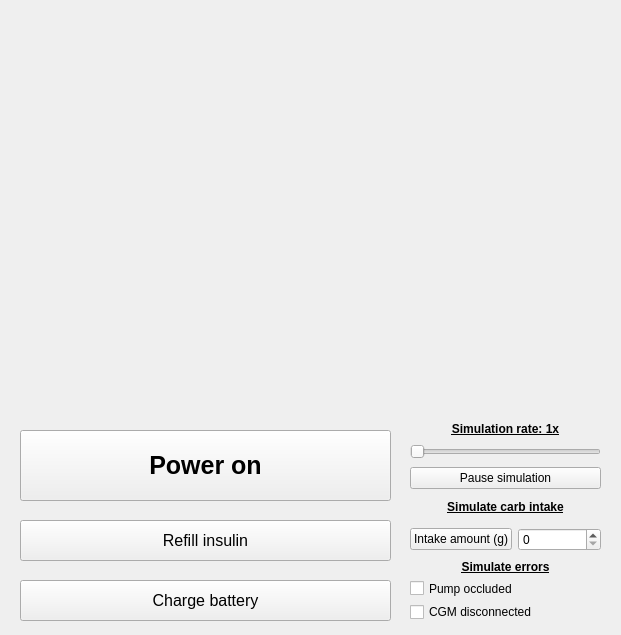
<?xml version="1.0" encoding="UTF-8"?>
<ui version="4.0">
 <class>Device</class>
 <widget class="QMainWindow" name="Device">
  <property name="geometry">
   <rect>
    <x>0</x>
    <y>0</y>
    <width>621</width>
    <height>635</height>
   </rect>
  </property>
  <property name="windowTitle">
   <string>T-Slim insulin pump</string>
  </property>
  <property name="autoFillBackground">
   <bool>true</bool>
  </property>
  <property name="styleSheet">
   <string notr="true"/>
  </property>
  <widget class="QWidget" name="centralwidget">
   <widget class="QWidget" name="uiWidget" native="true">
    <property name="geometry">
     <rect>
      <x>10</x>
      <y>10</y>
      <width>600</width>
      <height>400</height>
     </rect>
    </property>
   </widget>
   <widget class="QPushButton" name="powerButton">
    <property name="geometry">
     <rect>
      <x>20</x>
      <y>430</y>
      <width>371</width>
      <height>71</height>
     </rect>
    </property>
    <property name="sizePolicy">
     <sizepolicy hsizetype="Minimum" vsizetype="MinimumExpanding">
      <horstretch>0</horstretch>
      <verstretch>0</verstretch>
     </sizepolicy>
    </property>
    <property name="font">
     <font>
      <pointsize>19</pointsize>
      <weight>75</weight>
      <bold>true</bold>
     </font>
    </property>
    <property name="text">
     <string>Power on</string>
    </property>
   </widget>
   <widget class="QWidget" name="verticalLayoutWidget">
    <property name="geometry">
     <rect>
      <x>410</x>
      <y>560</y>
      <width>191</width>
      <height>61</height>
     </rect>
    </property>
    <layout class="QVBoxLayout" name="verticalLayout">
     <item>
      <widget class="QLabel" name="label">
       <property name="sizePolicy">
        <sizepolicy hsizetype="Preferred" vsizetype="Fixed">
         <horstretch>0</horstretch>
         <verstretch>0</verstretch>
        </sizepolicy>
       </property>
       <property name="font">
        <font>
         <weight>75</weight>
         <bold>true</bold>
         <underline>true</underline>
        </font>
       </property>
       <property name="text">
        <string>Simulate errors</string>
       </property>
       <property name="alignment">
        <set>Qt::AlignHCenter|Qt::AlignTop</set>
       </property>
      </widget>
     </item>
     <item>
      <widget class="QCheckBox" name="pumpErrorBox">
       <property name="text">
        <string>Pump occluded</string>
       </property>
      </widget>
     </item>
     <item>
      <widget class="QCheckBox" name="cgmErrorBox">
       <property name="text">
        <string>CGM disconnected</string>
       </property>
      </widget>
     </item>
    </layout>
   </widget>
   <widget class="QWidget" name="verticalLayoutWidget_2">
    <property name="geometry">
     <rect>
      <x>410</x>
      <y>420</y>
      <width>191</width>
      <height>71</height>
     </rect>
    </property>
    <layout class="QVBoxLayout" name="verticalLayout_2">
     <item>
      <widget class="QLabel" name="simRateLabel">
       <property name="sizePolicy">
        <sizepolicy hsizetype="Preferred" vsizetype="Fixed">
         <horstretch>0</horstretch>
         <verstretch>0</verstretch>
        </sizepolicy>
       </property>
       <property name="font">
        <font>
         <weight>75</weight>
         <bold>true</bold>
         <underline>true</underline>
        </font>
       </property>
       <property name="text">
        <string>Simulation rate: 1x</string>
       </property>
       <property name="alignment">
        <set>Qt::AlignHCenter|Qt::AlignTop</set>
       </property>
      </widget>
     </item>
     <item>
      <widget class="QSlider" name="simRateSlider">
       <property name="minimum">
        <number>1</number>
       </property>
       <property name="maximum">
        <number>10</number>
       </property>
       <property name="orientation">
        <enum>Qt::Horizontal</enum>
       </property>
      </widget>
     </item>
     <item>
      <widget class="QPushButton" name="pauseButton">
       <property name="text">
        <string>Pause simulation</string>
       </property>
      </widget>
     </item>
    </layout>
   </widget>
   <widget class="QPushButton" name="refillInsulinButton">
    <property name="geometry">
     <rect>
      <x>20</x>
      <y>520</y>
      <width>371</width>
      <height>41</height>
     </rect>
    </property>
    <property name="sizePolicy">
     <sizepolicy hsizetype="Minimum" vsizetype="MinimumExpanding">
      <horstretch>0</horstretch>
      <verstretch>0</verstretch>
     </sizepolicy>
    </property>
    <property name="font">
     <font>
      <pointsize>12</pointsize>
      <weight>50</weight>
      <bold>false</bold>
     </font>
    </property>
    <property name="text">
     <string>Refill insulin</string>
    </property>
   </widget>
   <widget class="QPushButton" name="chargeBatteryButton">
    <property name="geometry">
     <rect>
      <x>20</x>
      <y>580</y>
      <width>371</width>
      <height>41</height>
     </rect>
    </property>
    <property name="sizePolicy">
     <sizepolicy hsizetype="Minimum" vsizetype="MinimumExpanding">
      <horstretch>0</horstretch>
      <verstretch>0</verstretch>
     </sizepolicy>
    </property>
    <property name="font">
     <font>
      <pointsize>12</pointsize>
      <weight>50</weight>
      <bold>false</bold>
     </font>
    </property>
    <property name="text">
     <string>Charge battery</string>
    </property>
   </widget>
   <widget class="QWidget" name="verticalLayoutWidget_3">
    <property name="geometry">
     <rect>
      <x>410</x>
      <y>500</y>
      <width>191</width>
      <height>51</height>
     </rect>
    </property>
    <layout class="QVBoxLayout" name="verticalLayout_3">
     <item>
      <widget class="QLabel" name="label_2">
       <property name="font">
        <font>
         <weight>75</weight>
         <bold>true</bold>
         <underline>true</underline>
        </font>
       </property>
       <property name="text">
        <string>Simulate carb intake</string>
       </property>
       <property name="alignment">
        <set>Qt::AlignHCenter|Qt::AlignTop</set>
       </property>
      </widget>
     </item>
     <item>
      <layout class="QHBoxLayout" name="horizontalLayout">
       <item>
        <widget class="QPushButton" name="carbButton">
         <property name="text">
          <string>Intake amount (g)</string>
         </property>
        </widget>
       </item>
       <item>
        <widget class="QSpinBox" name="carbSpinBox"/>
       </item>
      </layout>
     </item>
    </layout>
   </widget>
  </widget>
 </widget>
 <resources/>
 <connections/>
</ui>
